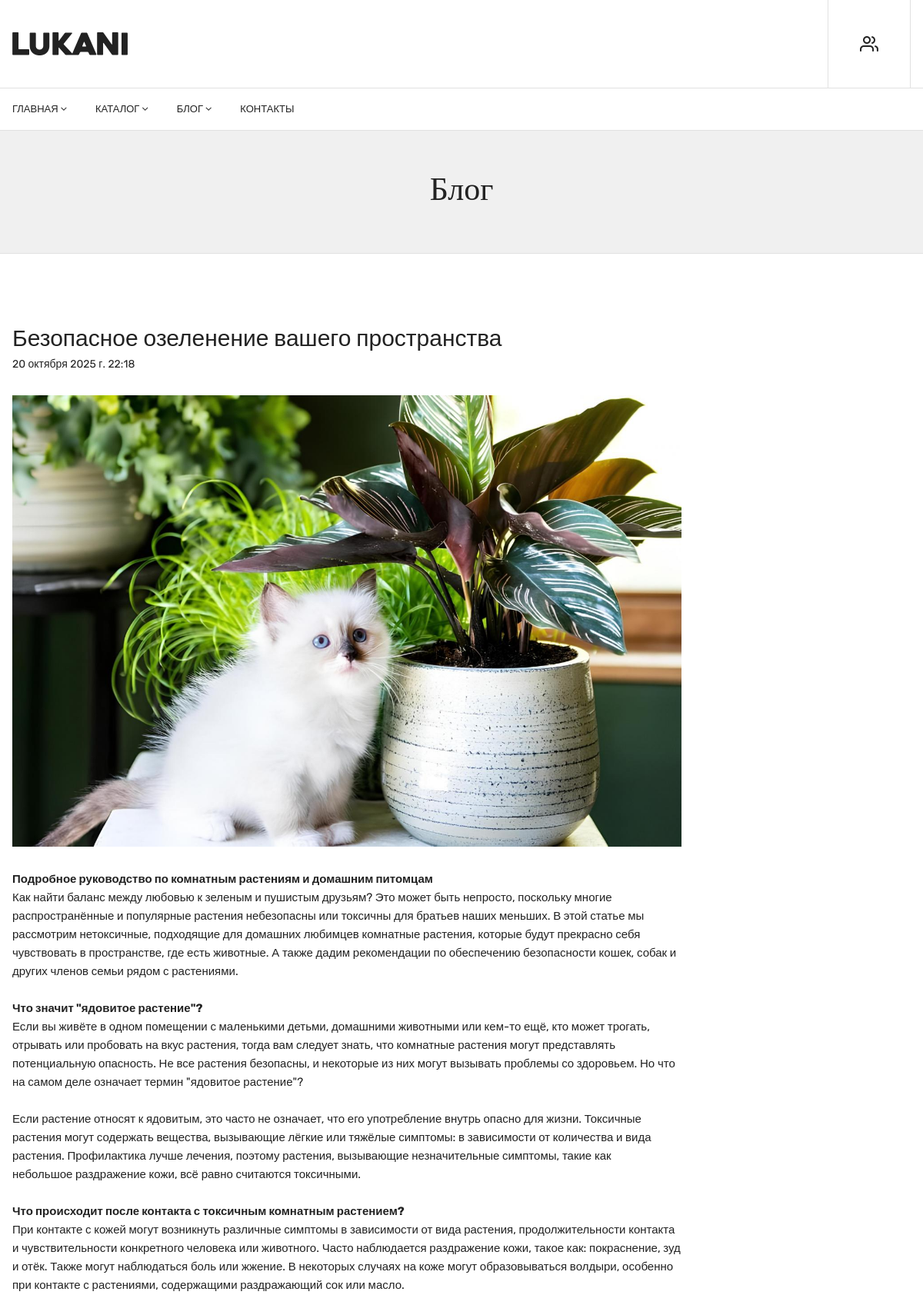
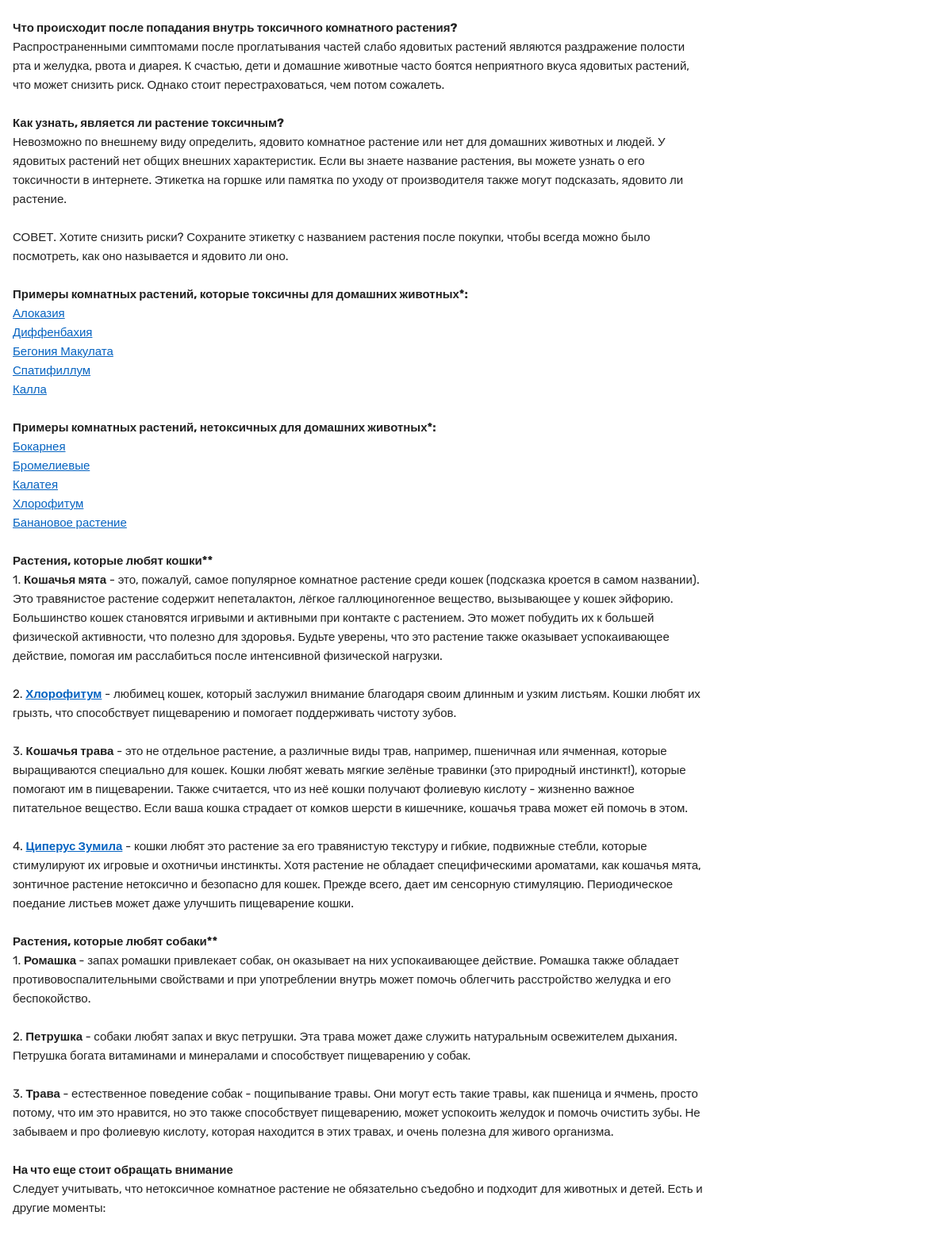
The app's page /blog/post-detail/3 (upper part) with its own data (2 pictures, top to bottom).
### blog/models.py (models this page shows, shortened)
class Posts(models.Model):
    title = models.CharField(max_length=100)
    content = models.TextField(null=True,blank=True)
    image = models.ImageField(null=True,blank=True,upload_to='projects/%Y/%m/%d/')
    created = models.DateTimeField(auto_now_add=True)
    class Meta:
        verbose_name = "Пост"
        verbose_name_plural = "Посты"
        ordering = ['-created']

### blog/views.py (the view)
# urls.py: path('post-detail/<str:pk>', views.post_detail, name='post_detail'),
def post_detail(request, pk):
    post = get_object_or_404(Posts, pk=pk)
    comments = post.comments_set.all().select_related('owner')
    if request.user.is_authenticated:
        existing_comment = post.comments_set.filter(owner=request.user.profile).exists()
        if request.method == 'POST':
            if existing_comment:
                messages.warning(request, "Вы уже оставили комментарий к этому посту.")
                return redirect('post_detail', pk=post.pk)
            form = CommentsForm(request.POST)
            if form.is_valid():
                try:
                    review = form.save(commit=False)
                    review.owner = request.user.profile
                    review.post = post
                    review.save()
                    messages.success(request, "Ваш комментарий добавлен!")
                    return redirect('post_detail', pk=post.pk)
                except Profile.DoesNotExist:
                    messages.error(request, "У вашего аккаунта нет профиля. Обратитесь к администратору.")
        else:
            form = CommentsForm() if not existing_comment else None
    else:
        form = None
        existing_comment = False
    context = {
        'post': post,
        'comments': comments,
        'form': form,
    }
    return render(request, 'blog/blog-details.html', context)

### blog/templates/blog/blog-details.html (shortened to what this page needs)
{% extends 'menu/index.html' %}
{% load static %}
{% block content %}
   {% include 'menu/header_site.html' %}
    <div class="breadcrumbs_area">
        <div class="container">
            <div class="row">
                <div class="col-12">
                    <div class="breadcrumb_content">
                        <h3>Блог</h3>
                    </div>
                    </div>
                </div>
            </div>
        </div>
    <div class="blog_details">
        <div class="container">
            <div class="row">
                <div class="col-lg-9 col-md-12">
                    <div class="blog_wrapper blog_wrapper_details">
                        <article class="single_blog">
                            <figure>
                                <div class="post_header">
                                    <h3 class="post_title">{{ post.title }}</h3>
                                    <div class="blog_meta">
                                        <p>{{post.created}}</p>
                                    </div>
                                </div>
                                <div class="blog_thumb">
                                    {% if post.image %}
                                    <a href="{% url 'post_detail' pk=post.pk %}"><img src="{{ post.image.url }}" alt=""></a>
                                    {% else %}
                                        <img src="{% static 'img/default.jpg' %}" alt="Нет изображения">
                                    {% endif %}
                                </div>
                                <figcaption class="blog_content">
                                    <div class="post_content">
                                        {{post.content|safe }}
                                    </div>
                                </figcaption>
                            </figure>
                        </article>
                        </div>
                    </div>
                </div>
            </div>
        </div>
{% endblock %}

### records on screen
Posts: title "Безопасное озеленение вашего пространства", created "20 октября 2025 г. 22:18", image (picture), content "Подробное руководство по комнатным растениям и домашним питомцам Как найти баланс между любовью к зеленым и пушистым друзьям? Это может быть непросто, поскольку многие распространённые и популярные растения небезопасны или токсичны для братьев наших меньших. В этой статье мы рассмотрим нетоксичные, подходящие для домашних любимцев комнатные растения, которые будут прекрасно себя чувствовать в пространстве, где есть животные. А также дадим рекомендации по обеспечению безопасности кошек, собак и других членов семьи рядом с растениями. Что значит \"ядовитое растение\"? Если вы живёте в одном помещении с маленькими детьми, домашними животными или кем-то ещё, кто может трогать, отрывать или…"
